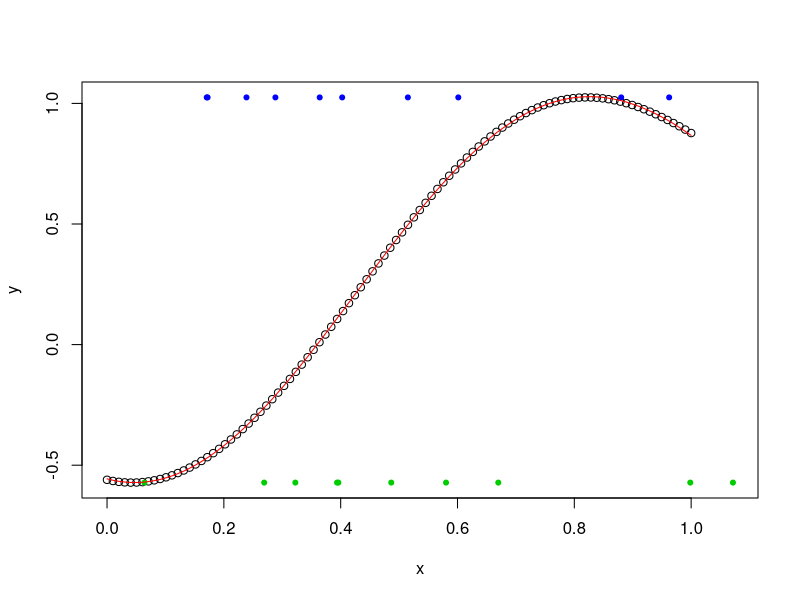
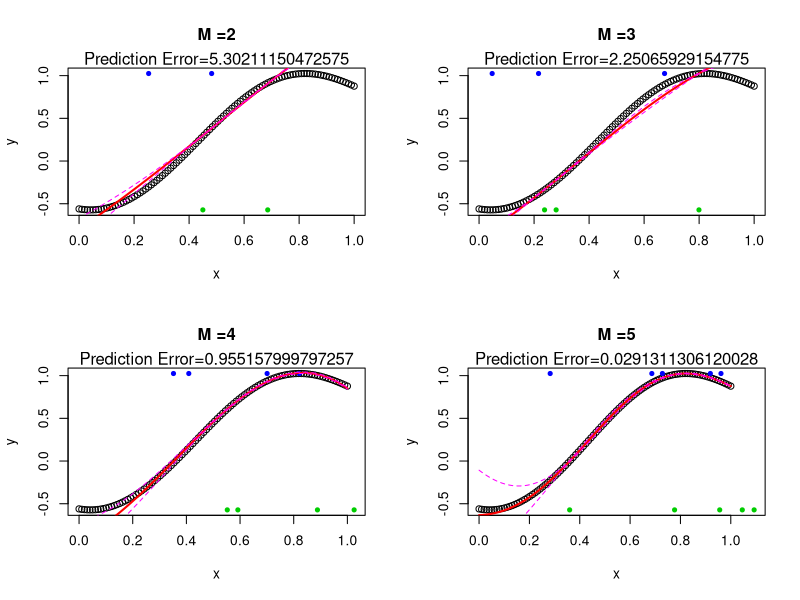
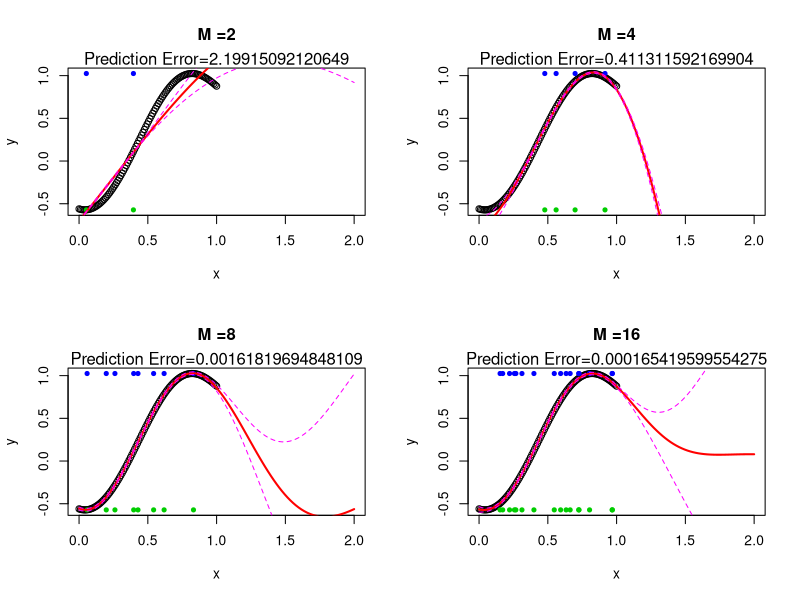
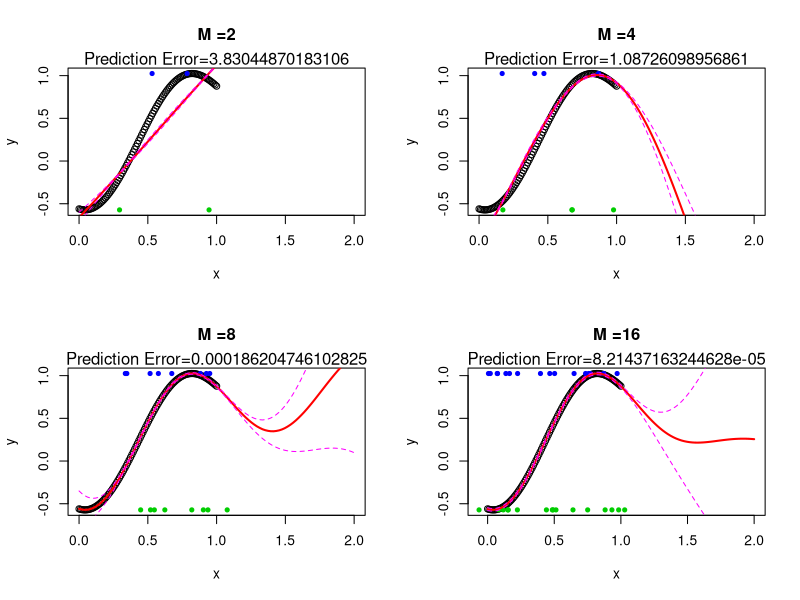
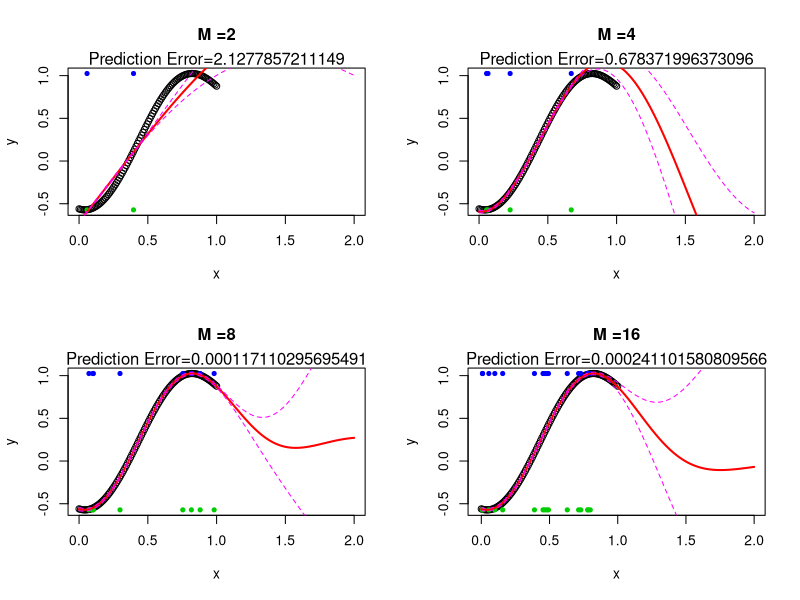
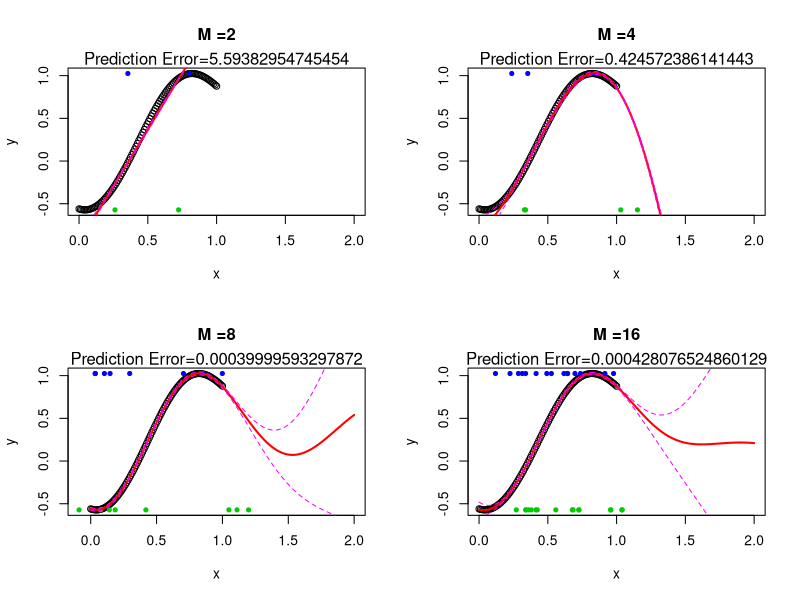
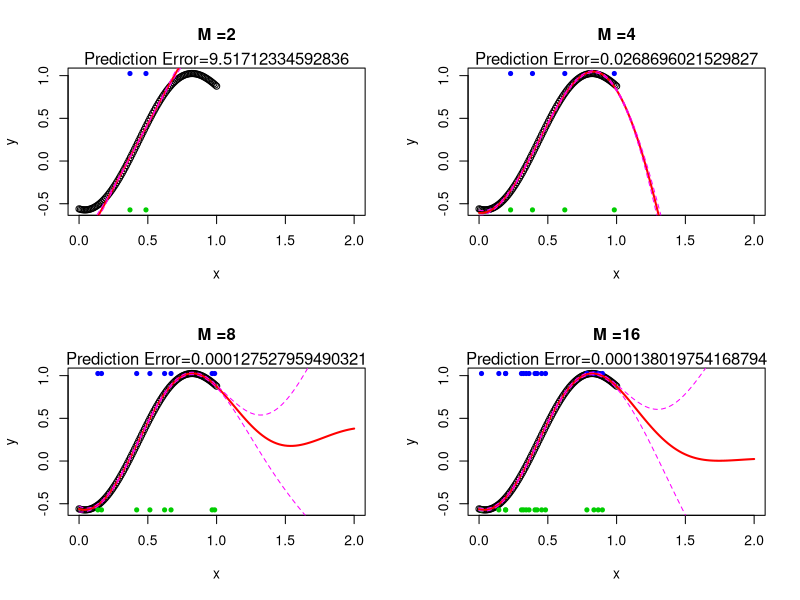
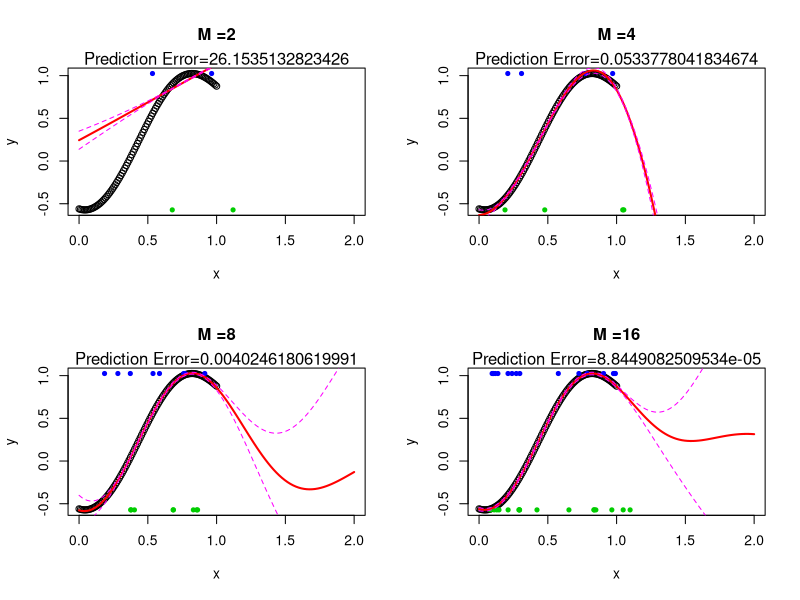

The R script that drew these images, in order:
#Sparse Peudo-input Gaussian Process(SPGPs)
#Source: Snelson, Edward, and Zoubin Ghahramani. "Sparse Gaussian processes using pseudo-inputs." Advances in neural information processing systems. 2006.
#Author: Hengrui Luo (luo.619@osu.edu) and Giovanni Nattino (nattino.1@osu.edu)


#Function that simulates a realization of a GP
simulateGP_GaussianCorr <- function(n, p, theta, sigma2) {
  
  X <- matrix(NA, nrow = n, ncol = p)
  #This is the data matrix with original data inputs of size n and p regressors.
  #####
  #This could be replaced with real data. Ideally,
  for(i in 1:p) {
    
    x_i <- seq(0, 1, length = n)
    X[,i] <- x_i
    #Generate a uniform grid, when put into use, this can be substituted with real data inputs.
    
    diff_x_i <- abs(outer(x_i, x_i, "-"))
    #distance between any two of these two locations.
    
    R_i <- exp(- theta[i] * diff_x_i^2 )
    #Correlation function for direction i, i=1,...,p
    
    L_i <- t(chol(R_i + diag(n)*.Machine$double.eps*100))
    
    if(i == 1) {
      L <- L_i
    } else {
      L <- L %x% L_i
    }
    
  }
  L <- sqrt(sigma2) * L
  
  Z <- rnorm(n^p, mean = 0, sd = 1)
  #Normal random sample
  
  Yvect <- L %*% Z
  #Realization (in vector form)
  
  Y <- aperm(array(Yvect, dim = rep(n,p))) 
  #Grid with realizations of GP
  
  return(list(Y = Y, 
              Yvect = Yvect,
              X = X))  
}

#Covariance kernel (default Gaussian). 
#Inputs: scalars a, b
#Outputs: scalar of covariance value.
K <- function(a, b, sigma_K, rho, type="Gaussian"){
  # You can choose from different covariance kernels to fit the Gaussian process, however this does not affect the Gaussian-Gaussian hierarchy.
  # Moreover, you need package "fields" and pay attention to the parametrization.
  if(type=="Gaussian"){
    output<-sigma_K^2 * rho ^ (a-b)^2;
  }
  if(type=="Matern"){
    require(fields)
    output<-sigma_K^2 * Matern(d=a-b,smoothness = rho);
  }
  if(type=="Exponential"){
    require(fields)
    output<-sigma_K^2 * Exponential(d=a-b);
  }
  return(output) 
}

#Covariance matrix between two inputs. 
#Inputs: vectors x1, x2
#Outputs: matrix of covariance between x1, x2.
Kmatrix <- function(x1, x2, sigma_K, rho) {
  output <- outer(x1, x2, FUN = K, 
                  sigma_K = sigma_K, rho = rho)
  return(output)
}

# Marginal likelihood function of pseudo-inputs xbar given observations (y,x).
# Input:  vectors 
#         y (N*1, response), 
#         x (N*1, inputs), 
#         xbar (M*1, pseudo-inputs), 
#         sigma_noise (scalar,sd noise on responses),
#         sigma_K (scalar, sd GP), 
#         rho (scalar, correlation for covariance kernel of GP)
#         cond (the perturbation coefficient used for addressing the numerical issue in inverting the covariance matrix)
# Output: the value of the likelihood function.
marginal_likelihood <- function(y, x, xbar, sigma_noise, sigma_K, rho, cond = 0){
  
  N <- length(y)
  M <- length(xbar)
  
  Knm <- Kmatrix(x,xbar,sigma_K, rho)
  Kmm <- Kmatrix(xbar,xbar,sigma_K, rho)
  KmmInv <- chol2inv(chol(Kmm + cond*diag(M)))
  
  Knm_KmmInv_Knm <- Knm %*% KmmInv %*% t(Knm)
  
  Lambda <- diag( diag( Kmatrix(x,x,sigma_K, rho) - Knm_KmmInv_Knm))
  
  muMargLik <- rep(0,N)
  covMatrixMargLik <- Knm_KmmInv_Knm + Lambda + sigma_noise^2*diag(N)

  y_projected <- as.vector(Knm %*% KmmInv %*% xbar)
  
  result<- (-.5 * log(det(2 * pi * covMatrixMargLik)) +
             (-.5 * (y_projected - muMargLik) %*% chol2inv(chol(covMatrixMargLik + cond*diag(N))) %*% (y_projected - muMargLik)))
  return(result)
}

wrapperMargLik <- function(input, cond = 0){
  #This function is used for wrapping the marginal likelihood function, for optimization over pseudo inputs.
  #Source: Titsias, Michalis K. "Variational learning of inducing variables in sparse Gaussian processes." International Conference on Artificial Intelligence and Statistics. 2009.
  sigma_noise <- rev(input)[3]
  sigma_K <- rev(input)[2]
  rho <- rev(input)[1]
  
  
  M<-length(input)-3;
  if(sigma_noise<=0){return(-Inf)}
  if(sigma_K<=0){return(-Inf)}
  if(rho<=0 | rho>=1){return(-Inf)}
  
  margLikValue <- marginal_likelihood(y = y, x = x,
                                     xbar=input[1:M], 
                                     sigma_noise = sigma_noise, 
                                     sigma_K = sigma_K, rho = rho,
                                     cond = cond)
  return(margLikValue)
}

posterior_distribution <- function(y, x, xbar, sigma_noise, sigma_K, rho, cond = 0,mu=rep(0,M), A=diag(M) ) {
  #The prior distribution for the pseudo-inputs is defined to be N(mu,A) by deafult to specify the prior selection of pseudo-inputs
  #This result is given in Titsias(8-10)
  N <- length(y)
  M <- length(xbar)
  
  Knn <- Kmatrix(x,x,sigma_K, rho)
  Knm <- Kmatrix(x,xbar,sigma_K, rho)
  Kmm <- Kmatrix(xbar,xbar,sigma_K, rho)
  KmmInv <- chol2inv(chol(Kmm + cond*diag(M)))
  
  Knm_KmmInv_Knm <- Knm %*% KmmInv %*% t(Knm)
  B<-KmmInv%*%A%*%KmmInv
  
  post_mean<-Knm%*% KmmInv %*%mu
  post_cov<-Knn-Knm_KmmInv_Knm+Knm%*%B%*%Kmn
  
  require(mvtnorm)
  K_tilde<-Knn-Knm_KmmInv_Knm;
  marginal_likelihood_bound<-dmvnorm(x=y,
                                     mu=rep(0,N),
                                     sigma=sigma_noise*diag(N)+Knm_KmmInv_Knm  )-1/(2*sigma_noise)*tr(K_tilde)
  FUN_prior<-function(xbar){
    #This is the optimal prior on the peuso inputs that allows us to obtain optimal selections of the pseudo-input points.
    Sigma<-Kmm+sigma_noise^(-2)%*%Kmn%*%Knm;
    Sigma<-chol2inv( chol(Sigma) );
    A1<-Kmm%*%Sigma%*%Kmm;
    mu1<-sigma_noise^(-2)%*%Kmm%*%Sigma%*%Kmn%*%y;
    output <- dmvnorm(x=xbar,mu=mu1,sigma = A1)
    return(output)
  }
  return(list(mu = post_mean,
              sigma2 = post_cov,
              bound=marginal_likelihood_bound,
              optimal_prior=FUN_prior))
}


predictive_distribution <- function(xNew, y, x, xbar, sigma_noise, sigma_K, rho, cond = 0) {
  #This is the predictive posterior given by Snelson-Zoubin
  N <- length(y)
  M <- length(xbar)
    
  kNewM <- Kmatrix(xNew, xbar, sigma_K, rho)
  kNewNew <- Kmatrix(xNew, xNew, sigma_K, rho)
  Knm <- Kmatrix(x,xbar,sigma_K, rho)
  Kmm <- Kmatrix(xbar,xbar,sigma_K, rho)
  KmmInv <- chol2inv(chol(Kmm + cond*diag(M)))
  
  Knm_KmmInv_Knm <- Knm %*% KmmInv %*% t(Knm)
  
  Lambda <- diag( diag( Kmatrix(x,x,sigma_K, rho) - Knm_KmmInv_Knm))
  
  Lambda_sigma2I_inv <- chol2inv(chol(Lambda + sigma_noise^2*diag(N) + cond*diag(N)))
  
  Qmm_inv <- chol2inv(chol(Kmm + t(Knm) %*% Lambda_sigma2I_inv %*% Knm + cond*diag(M)))
  
  muPredDistr <- kNewM %*% Qmm_inv %*% t(Knm) %*% Lambda_sigma2I_inv %*% y
  sigma2PredDistr <- kNewNew - kNewM %*% (KmmInv - Qmm_inv) %*% t(kNewM) + sigma_noise^2
  
  return(list(mu = muPredDistr,
              sigma2 = sigma2PredDistr))
}

wrapperPredDistr <- Vectorize(FUN = predictive_distribution,
                              vectorize.args = "xNew")


fitGpPseudoInputs <- function(y, x, M, 
                              xbarStart = runif(M), sigma_noiseStart = 1,
                              sigma_KStart = 1, rhoStart = .1,
                              cond = 0) {
  
  N <- length(y)
  
  parStart <- c(xbarStart, sigma_noiseStart, sigma_KStart, rhoStart)
  objOpt <- optim(par = parStart, 
                  fn = wrapperMargLik, cond = 1e-7, 
                  method="Nelder-Mead", control = list(fnscale = -1))
  parOpt<-objOpt$par;
  valOpt<-objOpt$value;
  xbarOpt <- parOpt[1:M]
  sigma_noiseOpt <- parOpt[M+1]
  sigma_KOpt <- parOpt[M+2]
  rhoOpt <- parOpt[M+3]
  
  return(list(xbarOpt = xbarOpt,
              sigma_noiseOpt = sigma_noiseOpt,
              sigma_KOpt = sigma_KOpt,
              rhoOpt = rhoOpt,
              likelihoodOpt=valOpt,
              x=x,
              y=y,
              M=M))
}
#The following function allowing an adaptive choice of number of pseudo-inputs M.
fitGpPseudoInputsAdapt<-function(y,x,M.range=seq(1,10)){
  if(min(M.range)<1){stop("The number of pseudo inputs must be greater than 1!")}
  result<-matrix(NA,ncol=2,nrow=length(M.range));
  colnames(result)<-c("M","maximalLL");
  iter<-1;
  for(m in M.range){
    value_m<-fitGpPseudoInputs(y,x,M=m)$likelihoodOpt;
    value_m<-as.numeric(value_m)
    result[iter,]<-c(m,value_m)
    iter<-iter+1;
  }
  par(mfrow=c(1,1))
  result<-as.data.frame(result)
  plot(x=result$M,y=result$maximalLL,
       xlab="M",ylab="maximal marginal likelihood",main="Adaptive Choice of number of pseudo inputs M.")
  return(results)
}

####################
# Parameters of GP #
####################

set.seed(123)

# Number of observed points
N <- 100 

#SD kernel
sigma_K <- 1

#Correlation
rho <- .1

#Draw of a GP
simulation <- simulateGP_GaussianCorr(p = 1, n = N, theta = -log(rho), sigma2 = sigma_K)
x <- as.vector(simulation$X)
y <- as.vector(simulation$Y)


#Single fit fixed number of pseudo inputs
M <- 10
xbarStart <- runif(M)
fit <- fitGpPseudoInputs(y, x, M, 
                         xbarStart = xbarStart, sigma_noiseStart = 1,
                         sigma_KStart = 1, rhoStart = .1, cond = 0)


#Grid to display points
par(mfrow = c(1,1))
plot(x, y, xlim = range(c(x,fit$xbarOpt, xbarStart)))
points(xbarStart, rep(max(y), M), col="blue", pch=20)
points(fit$xbarOpt, rep(min(y), M), col="green3", pch=20)

xPred <- seq(0,1, length = 100)
pred <- wrapperPredDistr(xPred, y, x, 
                         fit$xbarOpt, fit$sigma_noiseOpt, fit$sigma_KOpt, fit$rhoOpt, cond = 1e-6)
lines(xPred, pred[1,], col = "red")

#Different choices of number of pseudo-inputs

plotGpPseudoInputs<-function(M=4,xPred=seq(0,1,length=100),useOpt=T,supplied.xbar=NULL,title="") {
  xbarStart <- runif(M)
  fit <- fitGpPseudoInputs(y, x, M, 
                           xbarStart = xbarStart, sigma_noiseStart = 1,
                           sigma_KStart = 1, rhoStart = .1, cond = 0)
  
  #Grid to display points
  plot(x, y, xlim = range(c(x,fit$xbarOpt, xbarStart,xPred,supplied.xbar)), 
       main = paste0("M =", M, title))
  
  #The blue points are randomly chosen startup pseudo input points.
  
  #The green points are chosen pseudo inputs points.
  #xPred <- seq(0,1, length = 100)
  if(useOpt==T){
    pred <-    wrapperPredDistr(xPred, y, x, 
                             fit$xbarOpt, fit$sigma_noiseOpt, fit$sigma_KOpt, fit$rhoOpt, cond = 1e-6)
    
    fullpred<- wrapperPredDistr(x, y, x, 
                                fit$xbarOpt, fit$sigma_noiseOpt, fit$sigma_KOpt, fit$rhoOpt, cond = 1e-6)
    points(fit$xbarOpt, rep(min(y), M), col="green3", pch=20)
    points(xbarStart, rep(max(y), M), col="blue", pch=20)
  }else{
    if(is.null(supplied.xbar)){supplied.xbar=xbarStart}
    pred <-    wrapperPredDistr(xPred, y, x, 
                                supplied.xbar, fit$sigma_noiseOpt, fit$sigma_KOpt, fit$rhoOpt, cond = 1e-6)
    
    fullpred<- wrapperPredDistr(x, y, x, 
                                supplied.xbar, fit$sigma_noiseOpt, fit$sigma_KOpt, fit$rhoOpt, cond = 1e-6)    
    points(supplied.xbar, rep(min(y), M), col="green3", pch=20)
    points(xbarStart, rep(max(y), M), col="blue", pch=20)
  }
  fullpredError<-y-as.numeric(fullpred[1,])
  fullpredError<-sum(fullpredError^2)
  mtext(paste0("Prediction Error=",fullpredError))
  #This is the prediction error of this specific fit for the whole full data set.
  
  #Here we can replace the "xbar" option with the optimal design chosen pseudo input locations and therefore we can actually see how is the performance of Snelson-Zoubin compared with our solution.
  
  multiplier<-1.96;
  
  lines(xPred, pred[1,], col = "red", lwd = 2)
  lines(xPred, as.numeric(pred[1,])-sqrt( as.numeric(pred[2,]) )*multiplier, col = "magenta", lty = 2)
  lines(xPred, as.numeric(pred[1,])+sqrt( as.numeric(pred[2,]) )*multiplier, col = "magenta", lty = 2)
  
  #The read lines are fit under the "sparsified" Gaussian process with only pseudo inputs and thus fasten up the fitting process.
  return(list(fit=fit,fullpredError=fullpredError) )
}
par(mfrow = c(2,2))
fit2<-plotGpPseudoInputs(M=2)
fit3<-plotGpPseudoInputs(M=3)
fit4<-plotGpPseudoInputs(M=4)
fit5<-plotGpPseudoInputs(M=5)
#This summary function allows you to analyze the fit of GP with pseudo inputs, closely.
summaryPseudoInput<-function(fit,echo=T,return.data=F){
  if(echo==T){
    print("Gaussian Process with Sparse Pesudo-inputs ");
    print(paste(fit$M," pseudo-inputs were chosen.",sep=""))
    print(paste("The sigma_noise is ",fit$sigma_noiseOpt,sep=""))
    print(paste("The marginal likelihood of pseudo-inputs is ",fit$likelihoodOpt,sep=""))
    print("The optimal pseudo-inputs based on the observed data are")
    print(as.data.frame(fit$xbarOpt))
  }
  if(return.data==T){
    return(list(x=fit$x,y=fit$y)
           )
  }
}
summaryPseudoInput(fit2)
summaryPseudoInput(fit3)
summaryPseudoInput(fit4)
summaryPseudoInput(fit5)

#Minimal Example
predErrorresult<-matrix(NA,ncol=8,nrow=10)
colnames(predErrorresult)<-c('random2','random4','random8','random16','opt2','opt4','opt8','opt16')
for(k in 1:10){
  plot2<-plotGpPseudoInputs(M=2,xPred=seq(0,2,length=100),useOpt = F)
  plot4<-plotGpPseudoInputs(M=4,xPred=seq(0,2,length=100),useOpt = F)
  plot8<-plotGpPseudoInputs(M=8,xPred=seq(0,2,length=100),useOpt = F)
  plot16<-plotGpPseudoInputs(M=16,xPred=seq(0,2,length=100),useOpt = F)
  predErrorresult[k,1]<-plot2$fullpredError
  predErrorresult[k,2]<-plot4$fullpredError
  predErrorresult[k,3]<-plot8$fullpredError
  predErrorresult[k,4]<-plot16$fullpredError
  
  plot2<-plotGpPseudoInputs(M=2,xPred=seq(0,2,length=100),useOpt = T)
  plot4<-plotGpPseudoInputs(M=4,xPred=seq(0,2,length=100),useOpt = T)
  plot8<-plotGpPseudoInputs(M=8,xPred=seq(0,2,length=100),useOpt = T)
  plot16<-plotGpPseudoInputs(M=16,xPred=seq(0,2,length=100),useOpt = T)
  predErrorresult[k,5]<-plot2$fullpredError
  predErrorresult[k,6]<-plot4$fullpredError
  predErrorresult[k,7]<-plot8$fullpredError
  predErrorresult[k,8]<-plot16$fullpredError
  
}
require(ggplot2)
dat2<-as.data.frame( rbind(cbind(predErrorresult[,1],'random'),cbind(predErrorresult[,5],'naive optimal')) );
colnames(dat2)<-c('pred.error','method');
dat2$pred.error<-as.numeric(as.character(dat2$pred.error))
grp2<-ggplot(dat2,aes(x=method,y=log(pred.error),fill=method))+
      geom_boxplot()+
      theme_bw()+
      ggtitle("Boxplot of prediction errors for \n random and naive optimal \n with 10 repeats of spGP on the same data set. M=2")

dat4<-as.data.frame( rbind(cbind(predErrorresult[,2],'random'),cbind(predErrorresult[,6],'naive optimal')) );
colnames(dat4)<-c('pred.error','method');
dat4$pred.error<-as.numeric(as.character(dat4$pred.error))
grp4<-ggplot(dat4,aes(x=method,y=log(pred.error),fill=method))+
  geom_boxplot()+
  theme_bw()+
  ggtitle("Boxplot of prediction errors for \n random and naive optimal \n with 10 repeats of spGP on the same data set. M=4")

dat8<-as.data.frame( rbind(cbind(predErrorresult[,3],'random'),cbind(predErrorresult[,7],'naive optimal')) );
colnames(dat8)<-c('pred.error','method');
dat8$pred.error<-as.numeric(as.character(dat8$pred.error))
grp8<-ggplot(dat8,aes(x=method,y=log(pred.error),fill=method))+
  geom_boxplot()+
  theme_bw()+
  ggtitle("Boxplot of prediction errors for \n random and naive optimal \n with 10 repeats of spGP on the same data set. M=8")

dat16<-as.data.frame( rbind(cbind(predErrorresult[,4],'random'),cbind(predErrorresult[,8],'naive optimal')) );
colnames(dat16)<-c('pred.error','method');
dat16$pred.error<-as.numeric(as.character(dat16$pred.error))
grp16<-ggplot(dat16,aes(x=method,y=log(pred.error),fill=method))+
  geom_boxplot()+
  theme_bw()+
  ggtitle("Boxplot of prediction errors for \n random and naive optimal \n with 10 repeats of spGP on the same data set. M=16")
require(gridExtra)
g_legend<-function(a.gplot){
  tmp <- ggplot_gtable(ggplot_build(a.gplot))
  leg <- which(sapply(tmp$grobs, function(x) x$name) == "guide-box")
  legend <- tmp$grobs[[leg]]
  return(legend)}

mylegend<-g_legend(grp16)
lm<-matrix(c(1,1,1,2,2,2,5,3,3,3,4,4,4,5),nrow=2,byrow = T);
plotdfg <- grid.arrange(arrangeGrob(grp2 + theme(legend.position="none"),
                                    grp4 + theme(legend.position="none"),
                                    grp8 + theme(legend.position="none"),
                                    grp16 + theme(legend.position="none"),
                                    mylegend,layout_matrix = lm),
                        nrow=1)
